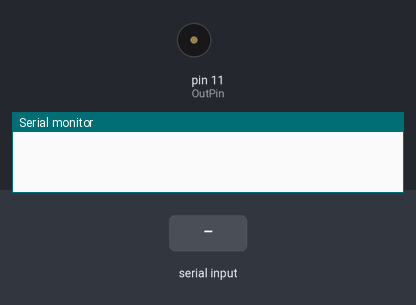
The sketch below on a simulated Arduino Uno, built with avr-gcc and run on an emulated ATmega328P. Parts: buzzer (waves = sounding), the last lines printed to the serial monitor. The test bench sets the inputs (shaded band).

Above: at 1.2 s.
1.3 s: "h" received over Serial
At 1.55 s:
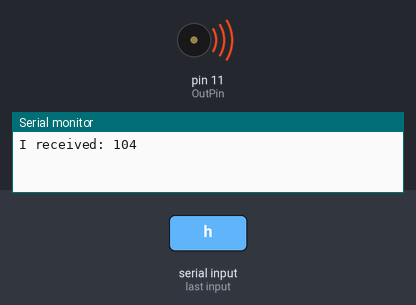
5.8 s: "e" received over Serial
At 7.3 s:
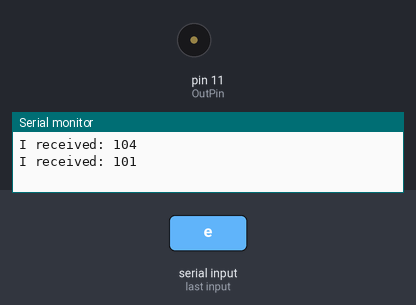
Timing chart, 0 to 8.8 s (numbered marks = the images above; inputs shaded):
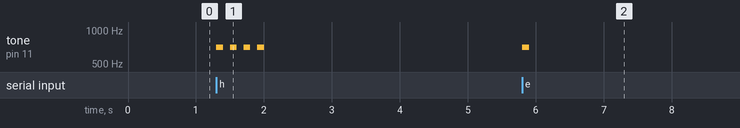

The sketch:

morse.ino
```cpp
  int timeUnit = 100;
  int toneFreq = 700;
  int OutPin = 11;

  int dotDelay = timeUnit*2;
  int dashDelay = timeUnit*4;
  int wordDelay = timeUnit*3;
  int laterDelay = timeUnit*2;

void setup() {

  // Set up serial
  Serial.begin(9600);

// HELLO WORLD TEST ****************************
/*
  delay(1000);
  //------------- H -----------------
  tone(OutPin,toneFreq,timeUnit);
  delay(dotDelay);
  tone(OutPin,toneFreq,timeUnit);
  delay(dotDelay);
  tone(OutPin,toneFreq,timeUnit);
  delay(dotDelay);
  tone(OutPin,toneFreq,timeUnit);
  delay(dotDelay);
  // Letter space
  delay(laterDelay);
  //--------------- E -------------------
  tone(OutPin,toneFreq,timeUnit);
  delay(dotDelay);
  // Letter space
  delay(laterDelay);
  //---------------- L -----------------
  tone(OutPin,toneFreq,timeUnit);
  delay(dotDelay);
  tone(OutPin,toneFreq,timeUnit*3);
  delay(dashDelay);
  tone(OutPin,toneFreq,timeUnit);
  delay(dotDelay);
  tone(OutPin,toneFreq,timeUnit);
  delay(dotDelay);
  // Letter space
  delay(laterDelay);
  //--------------- L -----------------
  tone(OutPin,toneFreq,timeUnit);
  delay(dotDelay);
  tone(OutPin,toneFreq,timeUnit*3);
  delay(dashDelay);
  tone(OutPin,toneFreq,timeUnit);
  delay(dotDelay);
  tone(OutPin,toneFreq,timeUnit);
  delay(dotDelay);
  // Letter space
  delay(laterDelay);
  //----------- O --------------------
  tone(OutPin,toneFreq,timeUnit*3);
  delay(dashDelay);
  tone(OutPin,toneFreq,timeUnit*3);
  delay(dashDelay);
  tone(OutPin,toneFreq,timeUnit*3);
  delay(dashDelay);
  //----------------- SPACE ---------
  delay(wordDelay);
  //--------------- W -------------
  tone(OutPin,toneFreq,timeUnit);
  delay(dotDelay);
  tone(OutPin,toneFreq,timeUnit*3);
  delay(dashDelay);
  tone(OutPin,toneFreq,timeUnit*3);
  delay(dashDelay);
  // Letter space
  delay(laterDelay);
  //--------------- O ------------
  tone(OutPin,toneFreq,timeUnit*3);
  delay(dashDelay);
  tone(OutPin,toneFreq,timeUnit*3);
  delay(dashDelay);
  tone(OutPin,toneFreq,timeUnit*3);
  delay(dashDelay);
  //---------------- R ------------
  tone(OutPin,toneFreq,timeUnit);
  delay(dotDelay);
  tone(OutPin,toneFreq,timeUnit*3);
  delay(dashDelay);
  tone(OutPin,toneFreq,timeUnit);
  delay(dotDelay);
  // Letter space
  delay(laterDelay);
  //--------------- L --------------
  tone(OutPin,toneFreq,timeUnit);
  delay(dotDelay);
  tone(OutPin,toneFreq,timeUnit*3);
  delay(dashDelay);
  tone(OutPin,toneFreq,timeUnit);
  delay(dotDelay);
  tone(OutPin,toneFreq,timeUnit);
  delay(dotDelay);
  // Letter space
  delay(laterDelay);
  //--------------- D -------------
  tone(OutPin,toneFreq,timeUnit*3);
  delay(dashDelay);
  tone(OutPin,toneFreq,timeUnit);
  delay(dotDelay);
  tone(OutPin,toneFreq,timeUnit);
  delay(dotDelay);
  */
//*************************************************
}

void loop() {
  if(Serial.available() > 0) {
    int incomingByte = Serial.read();

    Serial.print("I received: ");
    Serial.println(incomingByte, DEC);

    if(incomingByte == 101) {
      tone(OutPin,toneFreq,timeUnit);
      delay(dotDelay);
      // Letter space
      delay(laterDelay);
    } else if(incomingByte == 104) {
      tone(OutPin,toneFreq,timeUnit);
      delay(dotDelay);
      tone(OutPin,toneFreq,timeUnit);
      delay(dotDelay);
      tone(OutPin,toneFreq,timeUnit);
      delay(dotDelay);
      tone(OutPin,toneFreq,timeUnit);
      delay(dotDelay);
      // Letter space
      delay(laterDelay);
    } else if(incomingByte == 108) {
       tone(OutPin,toneFreq,timeUnit);
    delay(dotDelay);
    tone(OutPin,toneFreq,timeUnit*3);
    delay(dashDelay);
    tone(OutPin,toneFreq,timeUnit);
    delay(dotDelay);
    tone(OutPin,toneFreq,timeUnit);
    delay(dotDelay);
    // Letter space
    delay(laterDelay);
    } else if(incomingByte == 111) {
      tone(OutPin,toneFreq,timeUnit*3);
      delay(dashDelay);
      tone(OutPin,toneFreq,timeUnit*3);
      delay(dashDelay);
      tone(OutPin,toneFreq,timeUnit*3);
      delay(dashDelay);
      // Letter space
     delay(laterDelay);
    } else if(incomingByte == 32) {
      delay(wordDelay);
    }
  }
}
```

Measured:
- after the input at 1.3 s, tone on pin 11 (OutPin): alternates 700 Hz for 0.10 s and silent for 0.10 s, 8 changes in all, then stays silent, starting at once
- after the input at 5.8 s, tone on pin 11 (OutPin): silent → 700 Hz at once, → silent 0.10 s later
